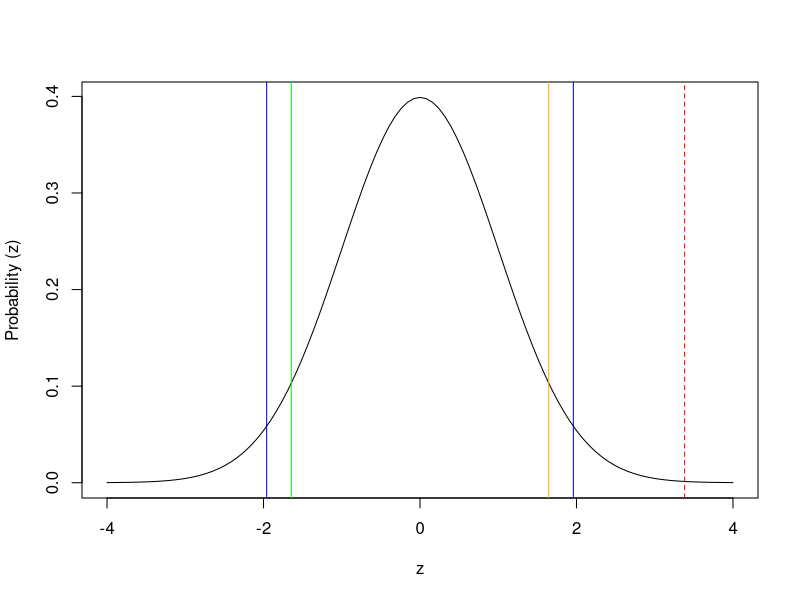
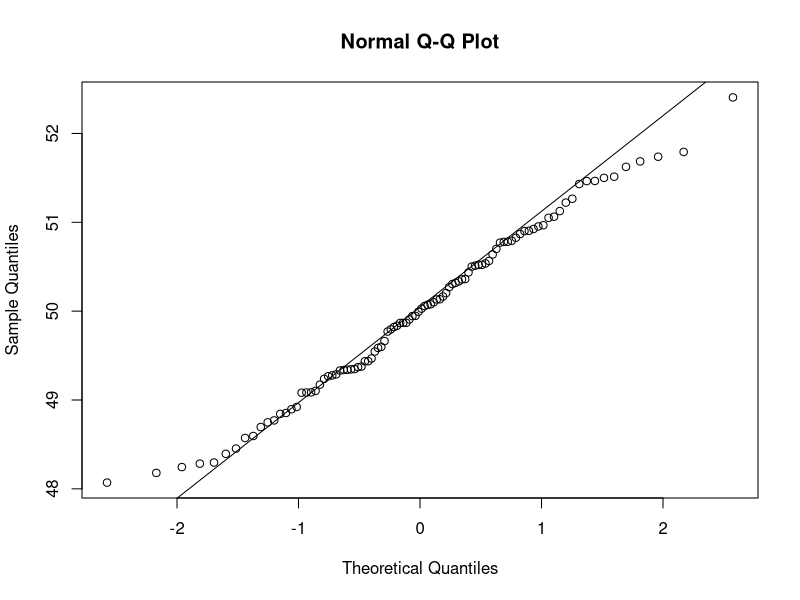
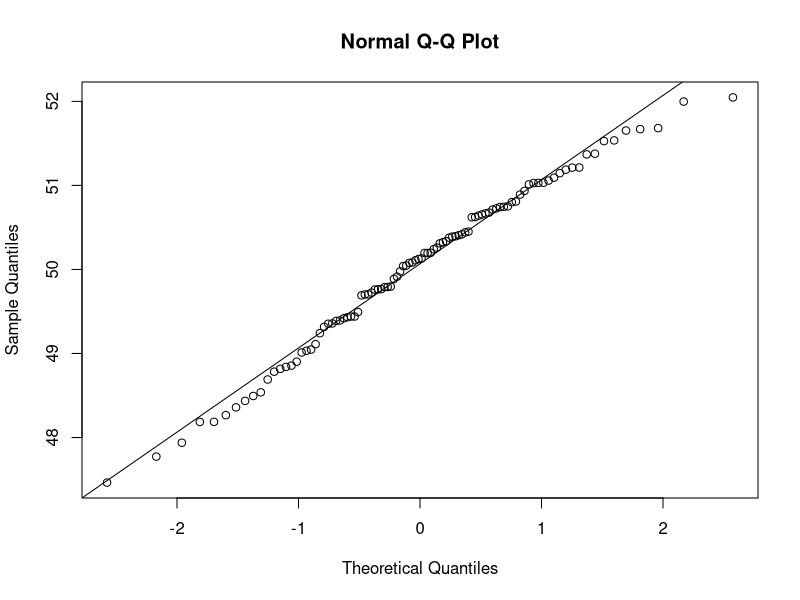
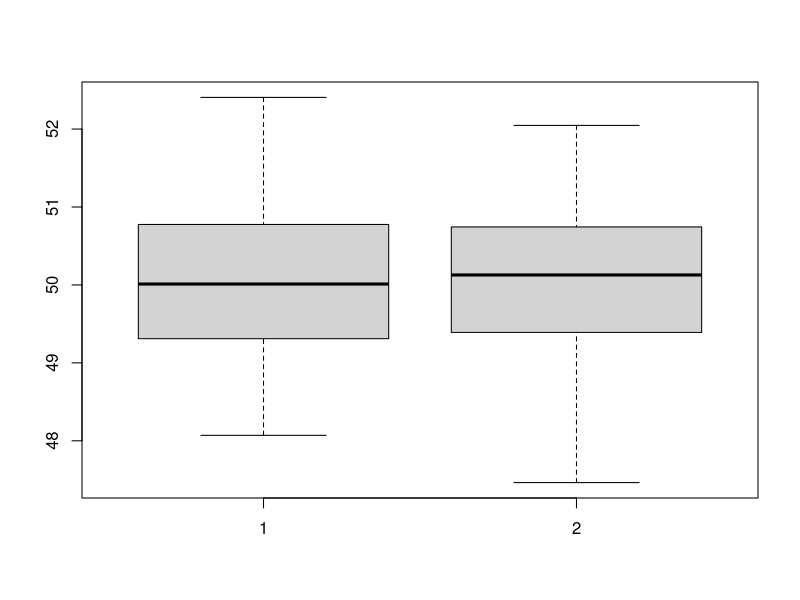
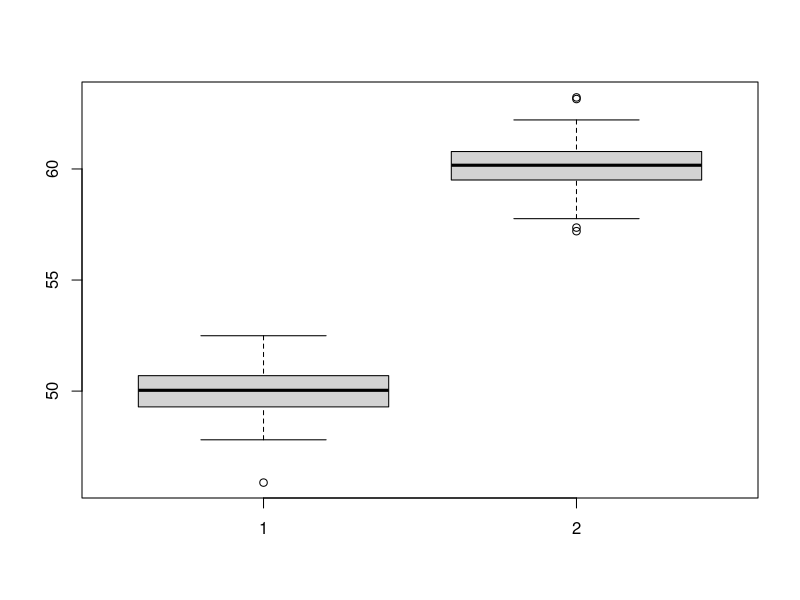
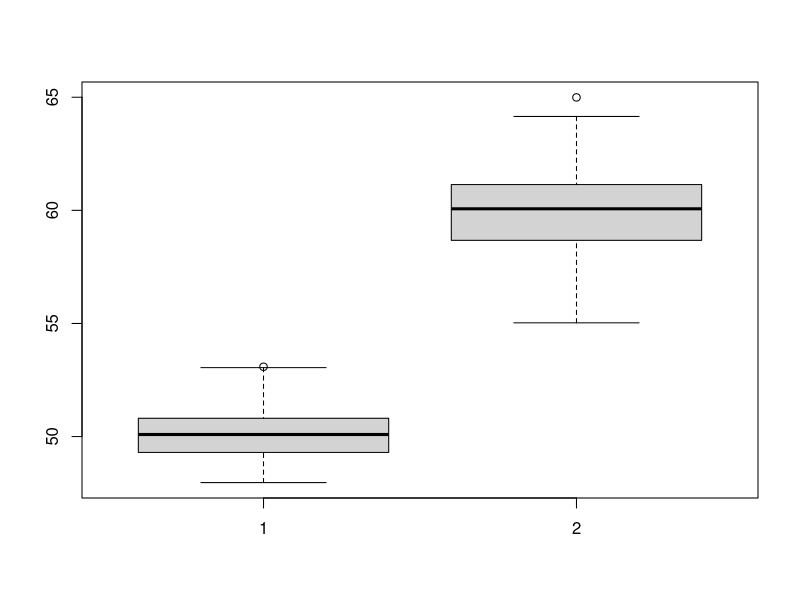
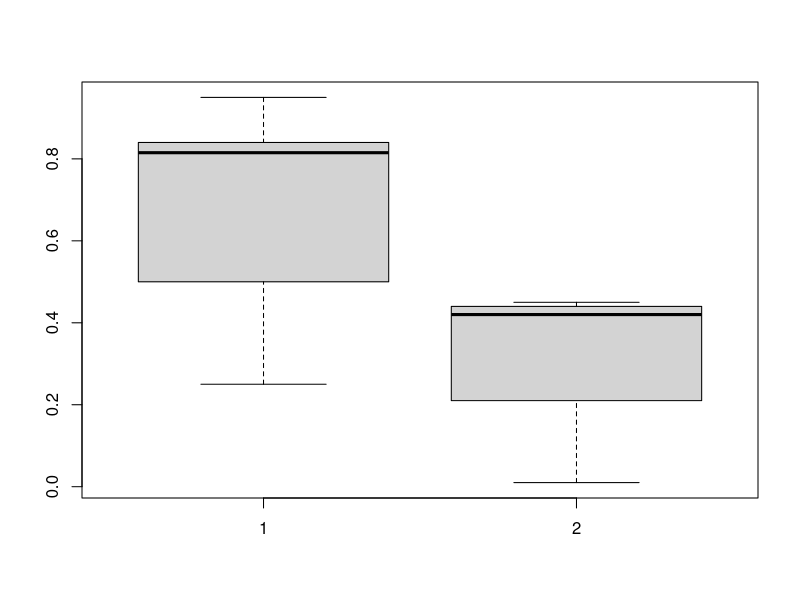
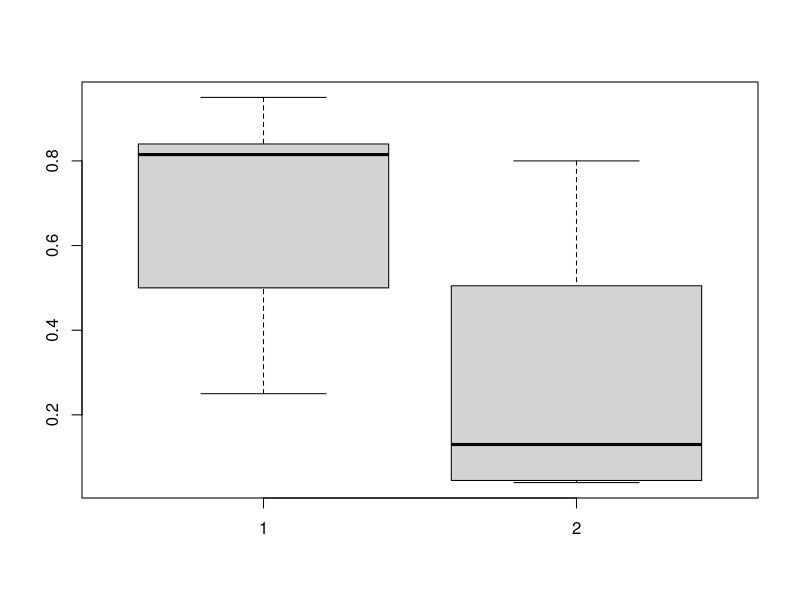

Recreate these plots in R, in order.
# E4 Hypothesis testing
# parametric and non-parametric tests

# parametric test for continuous data (following normal distribution)
# a) One sample Z-test
# ====================

mu<-70.8 # population mean
sd<-8.63 # population standard deviation
xbar<-78.6 # sample mean
n=14 # sample size

# state the hypothesis
# Ho = mu == xbar
# H1 = mu != xbar

# compute test statistic
z = (xbar-mu)/(sd/sqrt(n))
z

# find critical values given alpha = 0.05
alpha=0.05

# plot a standard normal distribution to understand the position of critical values
curve(dnorm, -4, 4, xlab="z", ylab="Probability (z)")

z.HA.1 <- qnorm(alpha/2, lower.tail = FALSE)
z.HA.1
abline(v=z.HA.1, col="blue")
abline(v=-z.HA.1, col="blue")

z.HA.2 <- qnorm(alpha)
abline(v=z.HA.2, col="green")
z.HA.2

z.HA.3 <- qnorm(alpha, lower.tail = FALSE)
abline(v=z.HA.3, col="orange")

print(c(z.HA.1, z.HA.2, z.HA.3))

# check if my z statistic is in the rejection area
abline(v=z, col="red", lty=2)
z
print(z>z.HA.1 || z < -z.HA.1) # two tail
print(z < z.HA.2) # lower end of the tail
print(z > z.HA.3) # upper end of the tail

# p-value approach
upper <- pnorm(abs(z), lower.tail = FALSE)
lower <- pnorm(-abs(z), lower.tail = TRUE)
p.z.1 <- upper + lower
print(p.z.1)
# since p-value of this test is lower than significance level (alpha) of 5%, we can reject the null hypothesis 
# and accept the alternate that the two means are different.

p.z.2 <- pnorm(z, lower.tail = TRUE)
print(p.z.2)
# since p-value of this test is higher than significance level (alpha) of 5%, we can't reject the null hypothesis. 

p.z.3 <- pnorm(z, lower.tail = FALSE)
print(p.z.3)
# since p-value of this test is lower than significance level (alpha) of 5%, we can reject the null hypothesis. 
# =================== #

# b) One sample t-test
# ====================
mu0 <- 70.8 # population mean
sd <- 8.63 # population standard deviation
alpha=0.05 # significance level

# here we're using the population sd mainly to randomly draw some sample data
sample_x<-rnorm(10, mean=70.8, sd=sd) # random sampling of values with the given mean and sd
# ======

# calculate t test statistic given x and population mean
tstat <- (mean(sample_x)-mu0)/(sd(sample_x)/sqrt(length(sample_x)))
tstat

# find the critical value for two tailed, given alpha = 0.05
?qt
HA1 <- qt(p=alpha/2, df=length(sample_x)-1, lower.tail=FALSE)
HA1
tstat

# check if tstat is in the critical range/rejection area
print(tstat > HA1 || tstat < -HA1) 

# tstat is not in the rejection area, so we can't reject the null hypothesis. 
# that is, the mean of the random sample is almost equal to the population mean

# p-value approach for two-sided test (in other words, for the given tstat what is the probability seeing this extreme or more)
pval = pt(abs(tstat), df=length(sample_x)-1, lower.tail = FALSE) + pt(-abs(tstat), df=length(sample_x)-1, lower.tail=TRUE)
pval
# the pvalue is larger than the significance level (alpha) of 5%, so we can't reject the null hypotheis. 

# now do that above steps thorugh the R built-in t.test function
?t.test
# for the t-test we give the sample data (x) to x paramters, and population mean to mu parameter, and
# alpha 0.05 to alpha
t.test(x = sample_x, mu = mu0, alpha = 0.05, alternative = 'two.sided')
# check if the statistic and the p-value obtained through this test matches with the above. 

# test for one sided
t.test(x = sample_x, mu = mu0, alpha = 0.05, alternative = 'greater')
# =================== #

# c) two sample t-test
# =====================
# example 1 (with equal variance)
gene1<-rnorm(100, mean=50, sd=1)
gene2<-rnorm(100, mean=50, sd=1)

# check if the data follows normal distribution
qqnorm(gene1)
qqline(gene1)
qqnorm(gene2)
qqline(gene2)

# check normality using ks test
# here we're comparing observed with the theoretical normal distribution calculated from observed mean and sd
ks.test(gene1, "pnorm", mean(gene1), sd(gene1)) 
ks.test(gene2, "pnorm", mean(gene2), sd(gene2))
# check for normality using Shapiro test
shapiro.test(gene1)
shapiro.test(gene2)

boxplot(gene1, gene2)
var.test(gene1, gene2) # F-test to check if the variance from two distribution are equal

# given that the variance are same for the two distribution, let's run t-test with equal variance parameter
t.test(gene1, gene2, var.equal = TRUE)


# example 2 (with equal variance)
gene1<-rnorm(100, mean=50, sd=1)
gene2<-rnorm(100, mean=60, sd=1)

boxplot(gene1, gene2)
var.test(gene1, gene2)

t.test(gene1, gene2, var.equal = TRUE)

# example 3 (with unequal variance)
gene1<-rnorm(100, mean=50, sd=1)
gene2<-rnorm(100, mean=60, sd=2)

boxplot(gene1, gene2)
var.test(gene1, gene2)

# given that the variance of the two distributions are difference, we will not provide variance equal to true parameter
t.test(gene1, gene2)

# example 4 (paired test)
t.test(gene1, gene2, paired = TRUE)

# ================ #

# non-parametric tests
# --------------------
# one sample test
# ===============
x<-c(0.25, 0.5, 0.81, 0.82, 0.84, 0.95)
mu = 0.4

# compute W = number of values above mu
b=sum(x>mu)
b
# change of observing a value of W under the null that is at least as extreme (W ≤ 1 or W ≥ 5) using binomial distribution
# two tailed
2*pbinom(b-1, 6, p=0.5, lower.tail = F)
# one tailed
pbinom(b-1, 6, p=0.5, lower.tail = F)

# use Wilcox.test for sign test
?wilcox.test
wilcox.test(x, mu=mu)
# note the p-value obtained from the above function will be different from above binomial
# because, the R wilcox function uses different function to compute p-value

# two sample test
# ==============
# x - same as above
y<-c(0.01, 0.41, 0.43, 0.45)
z<-c(0.04, 0.05, 0.21, 0.8)

# visualize two sample distribution x and y
boxplot(x, y)
 
# compare x and y using Wilcox rank sum test
wilcox.test(x, y)
wilcox.test(y, x)
# Note:
# wilcox function by default uses first sample to compute the W statistics (or sum of ranks),
# so you will see the different W value if you give x, y or y, x in the above function
# but p-value will be the same. 

# compare x and y using Wilcox rank sum test
boxplot(x, z)
wilcox.test(x, z)
wilcox.test(z, x)

# report the confidence interval around the difference in location
wilcox.test(z, x, conf.int = T)

# x and y with some tie values
x<-c(0.25, 0.5, 0.81, 0.82, 0.84, 0.95)
y<-c(0.01, 0.41, 0.43, 0.5)
wilcox.test(y, x)

# paired test (or two sample independent test)
x<-c(0.25, 0.5, 0.81, 0.82, 0.84, 0.95)
y<-c(0.01, 0.41, 0.43, 0.5, 0.6, 0.8)
wilcox.test(x, y, paired = TRUE)
# here the p-value is lower than the significance level of 5%, so we can reject the null hypothesis
# and accept the alternate hypothesis that the location of two distrubitions are different

# you may noticed in the above wilcox.test result, instead of W, test statics V is listed output. 
# the V stastics is just sum of positive rank values, see below on how to get this value
# V = sum of positive ranks
diff<-c(x-y) # first compute the difference from mu for each point
diff<-diff[diff!=0] # remove differences equal to zero 
diff.rank <- rank(abs(diff)) # find out the ranks of the absolute difference
diff.rank.sign<-diff.rank * sign(diff) # assign the signs to the ranks
sum(diff.rank.sign[diff.rank.sign>0]) # sum of positive ranks